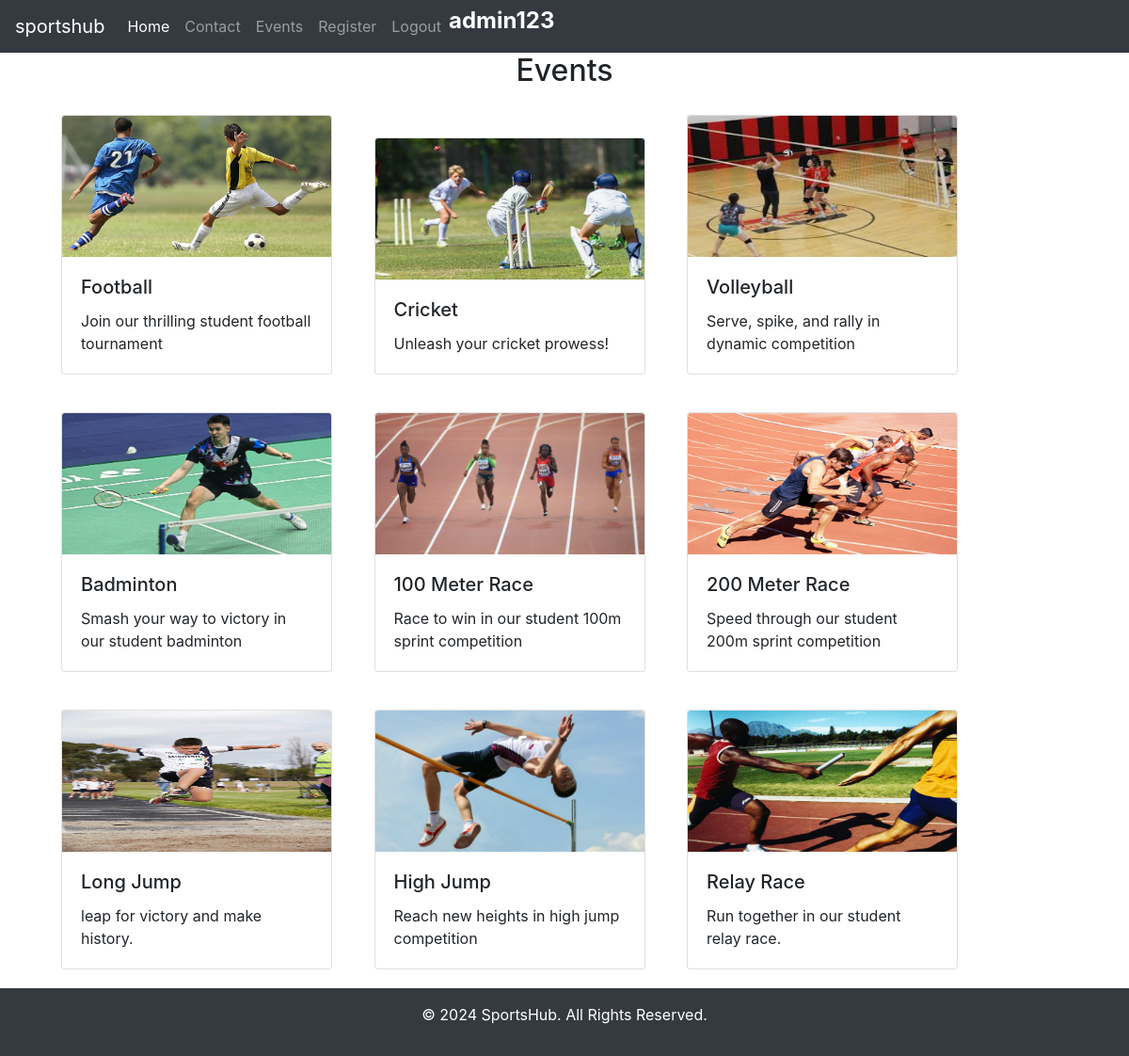
/events/ (signed in), run on the app's committed database.
### sports/models.py (models this page shows, shortened)
class Event(models.Model):
    img = models.ImageField(upload_to="pic")
    name = models.CharField(max_length=150)
    desc = models.CharField(max_length=150)

### sports/views.py (the view)
# urls.py: path('events/', views.events, name='events'),
def events(request):
    dict_eve = {
        'eve': Event.objects.all()
    }
    return render(request, 'events.html', dict_eve)

### template/events.html (shortened to what this page needs)
{% extends 'base.html' %}
{% block content %}
<h2 class="text-center"> Events </h2>
<div class="container">
    {% for i in eve %}
    <div class="card text-end" style="width: 18rem; display : inline-block; margin:20px">
        <img src="{{ i.img.url }}" class="card-img-top" alt="..." height="150px" width="200px">
        <div class="card-body">
            <h5 class="card-title">{{ i.name }}</h5>
            <p class="card-text">{{ i.desc }}</p>
        </div>
    </div>
    {% endfor %}
</div>
<footer class="bg-dark text-white text-center py-3">
    <p>&copy; 2024 SportsHub. All Rights Reserved.</p>
</footer>
{% endblock %}

### template/base.html (shortened to what this page needs)
{% load static %}
<!doctype html>
<html lang="en">
<head>
    <link rel="stylesheet" href="https://cdn.jsdelivr.net/npm/bootstrap@4.0.0/dist/css/bootstrap.min.css">
</head>
<body>
<header>
<nav class="navbar navbar-expand-lg navbar-dark bg-dark">
    <a class="navbar-brand" href="{% url 'home' %}">sportshub</a>
    <div class="collapse navbar-collapse" id="navbarSupportedContent">
        <ul class="navbar-nav mr-auto">
            <li class="nav-item active">
                <a class="nav-link" href="{% url 'home' %}">Home <span class="sr-only">(current)</span></a>
            </li>
            <li class="nav-item">
                <a class="nav-link" href="{% url 'contact' %}">Contact</a>
            </li>
            <li class="nav-item">
                <a class="nav-link" href="{% url 'events' %}">Events</a>
            </li>
            {% if user.is_authenticated %}
                <li class="nav-item">
                    <a class="nav-link" href="{% url 'registration' %}">Register</a>
                </li>
                <li class="nav-item">
                    <a class="nav-link" href="{% url 'logout' %}">Logout</a>
                </li>
            <h4 style="color: white; text-align: left; font-size: 24px; font-weight: bold;">{{ user.username }}</h4>
            {% endif %}
        </ul>
    </div>
</nav>
</header>
{% block content %}
{% endblock %}
</body>
</html>

### data on the page
Event: img (picture), name "Football", desc "Join our thrilling student football tournament"
Event: img (picture), name "Cricket", desc "Unleash your cricket prowess!"
Event: img (picture), name "Volleyball", desc "Serve, spike, and rally in dynamic competition"
Event: img (picture), name "Badminton", desc "Smash your way to victory in our student badminton"
Event: img (picture), name "100 Meter Race", desc "Race to win in our student 100m sprint competition"
Event: img (picture), name "200 Meter Race", desc "Speed through our student 200m sprint competition"
Event: img (picture), name "Long Jump", desc "leap for victory and make history."
Event: img (picture), name "High Jump", desc "Reach new heights in high jump competition"
Event: img (picture), name "Relay Race", desc "Run together in our student relay race."

### other printed values
{{ user.username }} "admin123"
